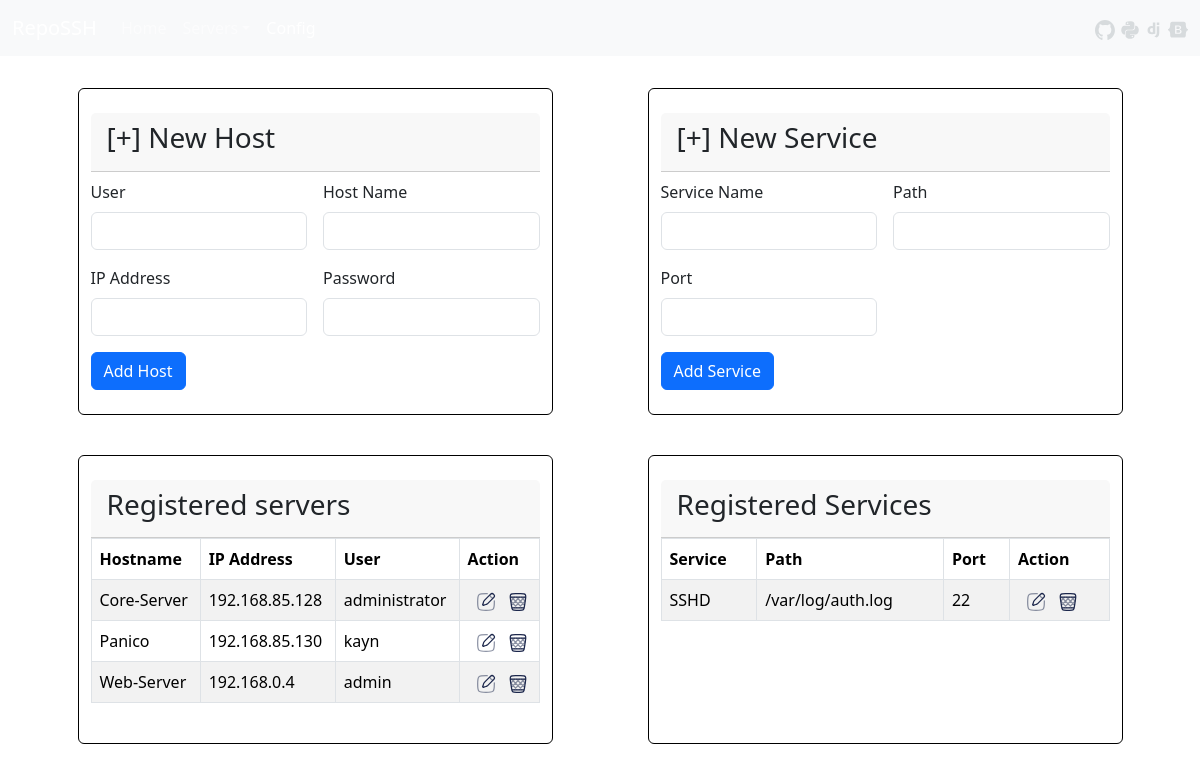
Before: /Config with the older database file.
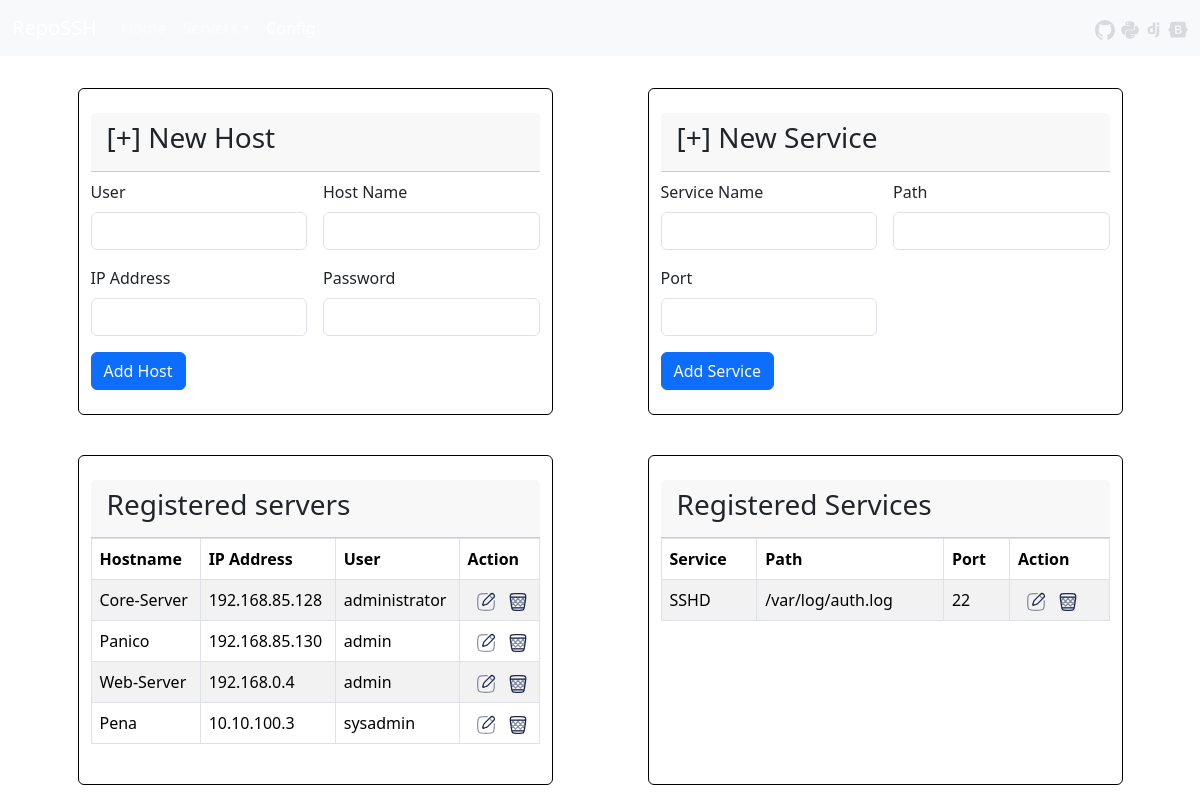
After: the same page with the newer database file.
### servers/models.py (models this page shows, shortened)
class Server(models.Model):
    user        = models.CharField(max_length=20)
    host_name   = models.CharField(max_length=20)
    ip          = models.CharField(max_length=15)
    password    = models.CharField(max_length=255)
    class Meta:
        ordering = ['id']

class Service(models.Model):
    name = models.CharField(max_length=20)
    port = models.IntegerField()
    log_path = models.CharField(max_length=255)
    class Meta:
        ordering = ['name']

### servers/views.py (the view)
# urls.py: path('Config', views.Config, name='config'),
def Config(request):
    title = "Config"
    Servers = Server.objects.all()
    formserver = ServerForm()
    Services = Service.objects.all()
    formservice = ServiceForm()
    context = {
    'title': title,
    'Servers': Servers,
    'formserver': formserver,
    'Services': Services,
    'formservice': formservice,
    }
    if request.method == 'POST':
        formserver = ServerForm(request.POST)
        if formserver.is_valid():
            formserver.save()
            url = reverse('config')
            return HttpResponseRedirect(url)
        formservice = ServiceForm(request.POST)
        if formservice.is_valid():
            formservice.save()
            url = reverse('config')
            return HttpResponseRedirect(url)
    else:
        formserver = ServerForm()
        formservice = ServiceForm()
    return render(request, 'config/config.html', context)

### servers/models.py
class ServerForm(forms.ModelForm):
    class Meta:
        model = Server
        fields = ['user', 'host_name', 'ip', 'password']
        widgets = {
            'user': forms.TextInput(attrs={'class': 'form-control'}),
            'host_name': forms.TextInput(attrs={'class': 'form-control'}),
            'ip': forms.TextInput(attrs={'class': 'form-control'}),
            'password': forms.PasswordInput(attrs={'class': 'form-control'}),
        }

class ServiceForm(forms.ModelForm):
    class Meta:
        model = Service
        fields = ['name', 'port', 'log_path']
        widgets = {
            'name': forms.TextInput(attrs={'class': 'form-control'}),
            'port': forms.NumberInput(attrs={'class': 'form-control'}),
            'log_path': forms.TextInput(attrs={'class': 'form-control'}),
        }

### templates/config/config.html (shortened to what this page needs)
{% extends 'core/base.html' %}
{% load static %}
{% block content %}
<div class="container py-4 px-0">
  <div class="container row m-0 p-0">
    <div class="col-md-5 my-2 mx-auto py-4 card border border-black">
    <div class="card-header">
      <h3>[+] New Host</h3>
    </div>
      <form class="row g-3 pt-2" method="POST">
        <div class="col-md-6">
          <label for="{{ formserver.user.id_for_label }}" class="form-label">User</label>
          {{ formserver.user }}
        </div>
        <div class="col-md-6">
          <label for="{{ formserver.host_name.id_for_label }}" class="form-label">Host Name</label>
          {{ formserver.host_name }}
        </div>
        <div class="col-md-6">
          <label for="{{ formserver.ip.id_for_label }}" class="form-label">IP Address</label>
          {{ formserver.ip }}
        </div>
        <div class="col-md-6">
          <label for="{{ formserver.password.id_for_label }}" class="form-label">Password</label>
          {{ formserver.password }}
        </div>
        <div class="col-12">
          <button class="save btn btn-primary" type="submit">Add Host</button>
        </div>
      </form>
    </div>
    <div class="col-md-5 my-2 mx-auto py-4 card border border-black">
      <div class="card-header">
        <h3>[+] New Service</h3>
      </div>
        <form class="row g-3 pt-2" method="POST">
          <div class="col-md-6">
            <label for="{{ formservice.name.id_for_label }}" class="form-label">Service Name</label>
            {{ formservice.name }}
          </div>
          <div class="col-md-6">
            <label for="{{ formservice.log_path.id_for_label }}" class="form-label">Path</label>
            {{ formservice.log_path }}
          </div>
          <div class="col-md-6">
            <label for="{{ formservice.port.id_for_label }}" class="form-label">Port</label>
            {{ formservice.port }}
          </div>
          <div class="col-12">
            <button class="save btn btn-primary" type="submit">Add Service</button>
          </div>
        </form>
      </div>
    </div>
  </div>
  <div class="container p-0">
    <div class="container row m-0 p-0">
    <div class="col-md-5 my-2 mx-auto py-4 card border border-black">
        <div class="card-header">
            <h3>Registered servers</h3>
          </div>
        <table class="table table-bordered table-striped">
            <thead>
              <tr>
                <th scope="col">Hostname</th>
                <th scope="col">IP Address</th>
                <th scope="col">User</th>
                <th scope="col">Action</th>
              </tr>
            </thead>
            <tbody>
              {% for server in Servers %}
                <tr>
                  <td>{{ server.host_name }}</td>
                  <td>{{ server.ip }}</td>
                  <td>{{ server.user }}</td>
                  <td>
                    <a class="text-muted" href="#"><img src='{% static "assets/svg/edit.svg" %}' alt="" width="20" height="20" class="d-inline-block align-text-center mx-2"></a>
                    <a class="text-muted" href="#"><img src='{% static "assets/svg/delete.svg" %}' alt="" width="20" height="20" class="d-inline-block align-text-centermx-2"></a>
                  </td>
                </tr>
              {% endfor %}
            </tbody>
          </table>
    </div>
    <div class="col-md-5 my-2 mx-auto py-4 card border border-black">
      <div class="card-header">
          <h3>Registered Services</h3>
        </div>
      <table class="table table-bordered table-striped">
          <thead>
            <tr>
              <th scope="col">Service</th>
              <th scope="col">Path</th>
              <th scope="col">Port</th>
              <th scope="col">Action</th>
            </tr>
          </thead>
          <tbody>
            {% for service in Services %}
              <tr>
                <td>{{ service.name }}</td>
                <td>{{ service.log_path }}</td>
                <td>{{ service.port }}</td>
                <td>
                  <a class="text-muted" href="#"><img src='{% static "assets/svg/edit.svg" %}' alt="" width="20" height="20" class="d-inline-block align-text-center mx-2"></a>
                  <a class="text-muted" href="#"><img src='{% static "assets/svg/delete.svg" %}' alt="" width="20" height="20" class="d-inline-block align-text-centermx-2"></a>
                </td>
              </tr>
            {% endfor %}
          </tbody>
        </table>
  </div>
    </div>
    </div>
{% endblock %}

### templates/core/base.html (shortened to what this page needs)
{% load static %}<!DOCTYPE html>
<html>
  <head>
    <title>{{ title }} | RepoSSH</title>{% load bootstrap5 %}
    {% bootstrap_css %}
  </head>
  <body class="d-flex flex-column min-vh-100">
    <header>
      <nav class="navbar navbar-expand-lg bg-body-tertiary bg-dark navbar-dark border-body">
        <div class="container-xxl">
          <div class="collapse navbar-collapse">
            <a class="navbar-brand" href="/">RepoSSH</a>
            <ul class="navbar-nav me-auto mb-2 mb-lg-0">
              <li class="nav-item">
                <a class="nav-link {% if title == 'Home' %}active{% endif %}" aria-current="page" href="/">Home</a>
              </li>
              <li class="nav-item dropdown">
                <a class="nav-link dropdown-toggle {% if title == 'Servers' %}active{% endif %}" href="#" id="navbarDropdown" role="button" data-bs-toggle="dropdown" aria-expanded="false">Servers</a>
              </li>
              <li class="nav-item">
                <a class="nav-link {% if title == 'Config' %}active{% endif %}" aria-current="page" href="/Config">Config</a>
              </li>
            </ul>
            <span class="navbar-text">
              <a class="text-muted" href="https://github.com/YaafarDiaz"><img src='{% static "assets/svg/github.svg" %}' alt="" width="20" height="20" class="d-inline-block align-text-center"></a>
              <a class="text-muted" href="https://www.paramiko.org/"><img src='{% static "assets/svg/python-logo.svg" %}' alt="" width="20" height="20" class="d-inline-block align-text-center"></a>
              <a class="text-muted" href="https://www.djangoproject.com/"><img src='{% static "assets/svg/dj.svg" %}' alt="" width="20" height="20" class="d-inline-block align-text-center"></a>
              <a class="text-muted" href="https://getbootstrap.com"><img src='{% static "assets/svg/bootstrap.svg" %}' alt="" width="20" height="20" class="d-inline-block align-text-center"></a>
            </span>
          </div>
        </div>
      </nav>
    </header>{% block content %}{% endblock %}
  </body>
</html>

Changed rows visible on the page:
changed Server "Panico": user "kayn" → "admin"
added Server: host_name "Pena", ip "10.10.100.3", user "sysadmin"
